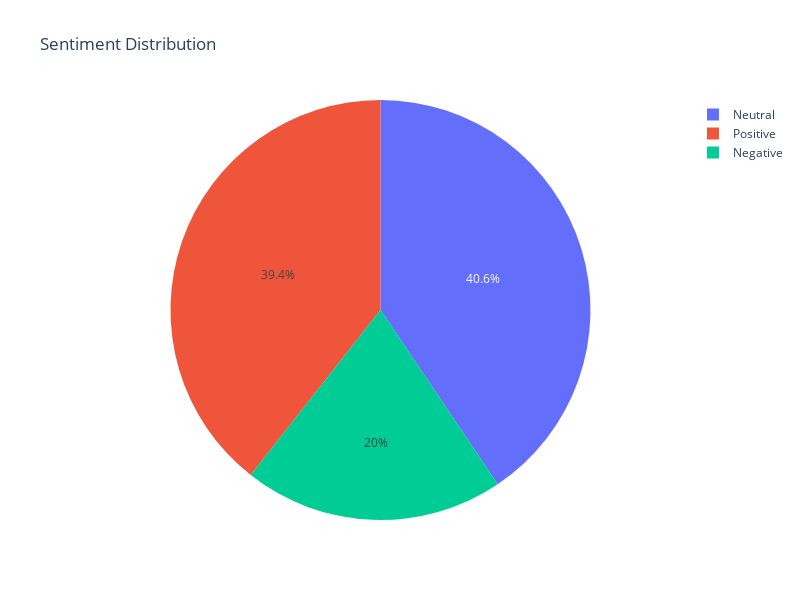

This figure's notebook cell:
### Code cell
sentiment_counts = [total_pos_words, total_neu_words, total_neg_words]
sentiment_labels = ['Positive', 'Neutral', 'Negative']

fig = go.Figure(go.Pie(labels=sentiment_labels, values=sentiment_counts))

fig.update_layout(
    title="Sentiment Distribution",
    height=600,
    width=800
)

fig.show()

### Figure 1 — Plotly figure (JSON) as saved in the notebook; plotly's stock layout.template omitted (floating-point values rounded to 4 significant figures)
{"data": [{"labels": ["Positive", "Neutral", "Negative"], "type": "pie", "values": [2197, 2263, 1117]}], "layout": {"height": 600, "title": {"text": "Sentiment Distribution"}, "width": 800}}
